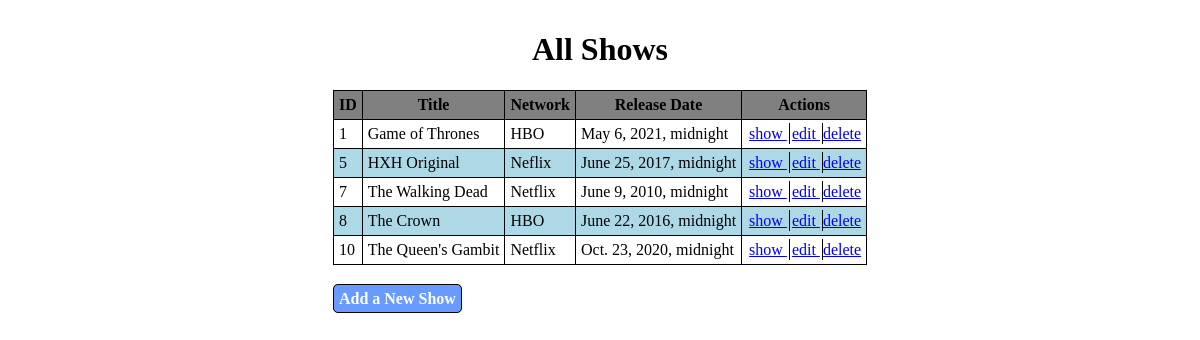
The app's page /shows, older data.
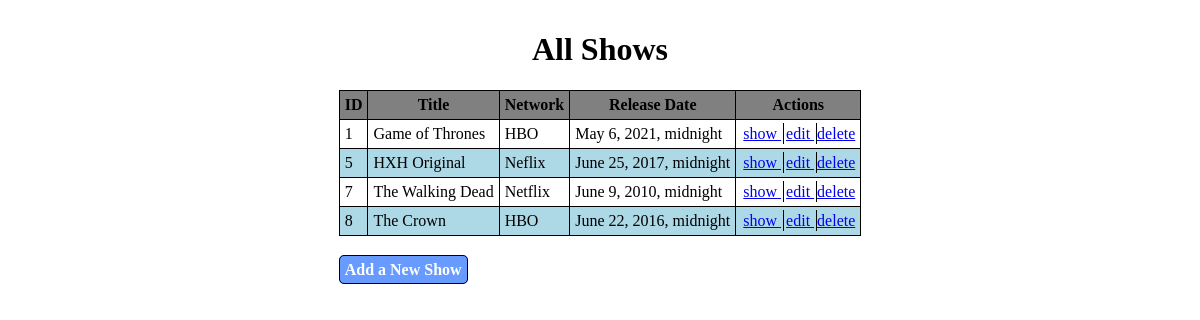
The same page, newer data.
### semirestful_app/models.py (models this page shows)
class Show(models.Model):
    title = models.CharField(max_length=255)
    Release_date = models.DateTimeField()
    Network = models.CharField(max_length=255)
    description = models.TextField()
    created_at = models.DateTimeField(auto_now_add=True)
    updated_at = models.DateTimeField(auto_now=True)
    objects = ShowManager()  # add this line!

### semirestful_app/views.py (the view)
# urls.py: path('shows', views.allshows),
def allshows(request):
    context = {
        'shows': models.get_all_show()
    }
    return render(request, "shows.html", context)

### semirestful_app/models.py (called while the page is built)
def get_all_show():
    all_shows = Show.objects.all()
    return all_shows

### semirestful_app/templates/shows.html (shortened to what this page needs)
<!DOCTYPE html>
<html lang="en">
<head>
</head>
<body>
<div class="container">
    <div>
        <h1 class="center">All Shows</h1>
        <table>
            <thead>
            <tr>
                <th>ID</th>
                <th>Title</th>
                <th>Network</th>
                <th>Release Date</th>
                <th>Actions</th>
            </tr>
            </thead>
            <tbody>
            {% for show in shows %}
            <tr>
                <td>{{show.id}}</td>
                <td>{{show.title}}</td>
                <td>{{show.Network}}</td>
                <td>{{show.Release_date}}</td>
                <td>
                    <a class = "borderright" href="shows/{{show.id}}">show </a>
                    <a class = "borderright" href="shows/{{show.id}}/edit">edit </a>
                    <a href="shows/{{show.id}}/delete">delete </a>
                </td>
            </tr>
            {% endfor %}
            </tbody>
        </table>
        <div class="mt-25" >
            <a class="btn" href="/show/new">Add a New Show</a>
        </div>
    </div>
</div>
</body>
</html>

### semirestful_app/templates/shows.html (style rules this page uses)
td, th, tr, table { border: 1px solid black; border-collapse: collapse; padding: 5px; }
th { background-color: grey; }
tr:nth-child(even) { background-color: lightblue; }
.container { display: flex; justify-content: center; flex-direction: column; align-items: center; padding:2px; }
.center { text-align: center; }
.mt-25 { margin-top: 25px; }
.borderright { border-right: 1px solid black; padding: 2px; line-height: 1px; }
.btn { border: 1px solid black; border-radius: 5px; width: fit-content; padding: 5px; background-color: #689bff; text-decoration: none; color: white; font-weight: bolder; }

Row changes from the older to the newer data that the page shows:
removed Show: id "10", title "The Queen's Gambit", Network "Netflix", Release_date "Oct. 23, 2020, midnight"
